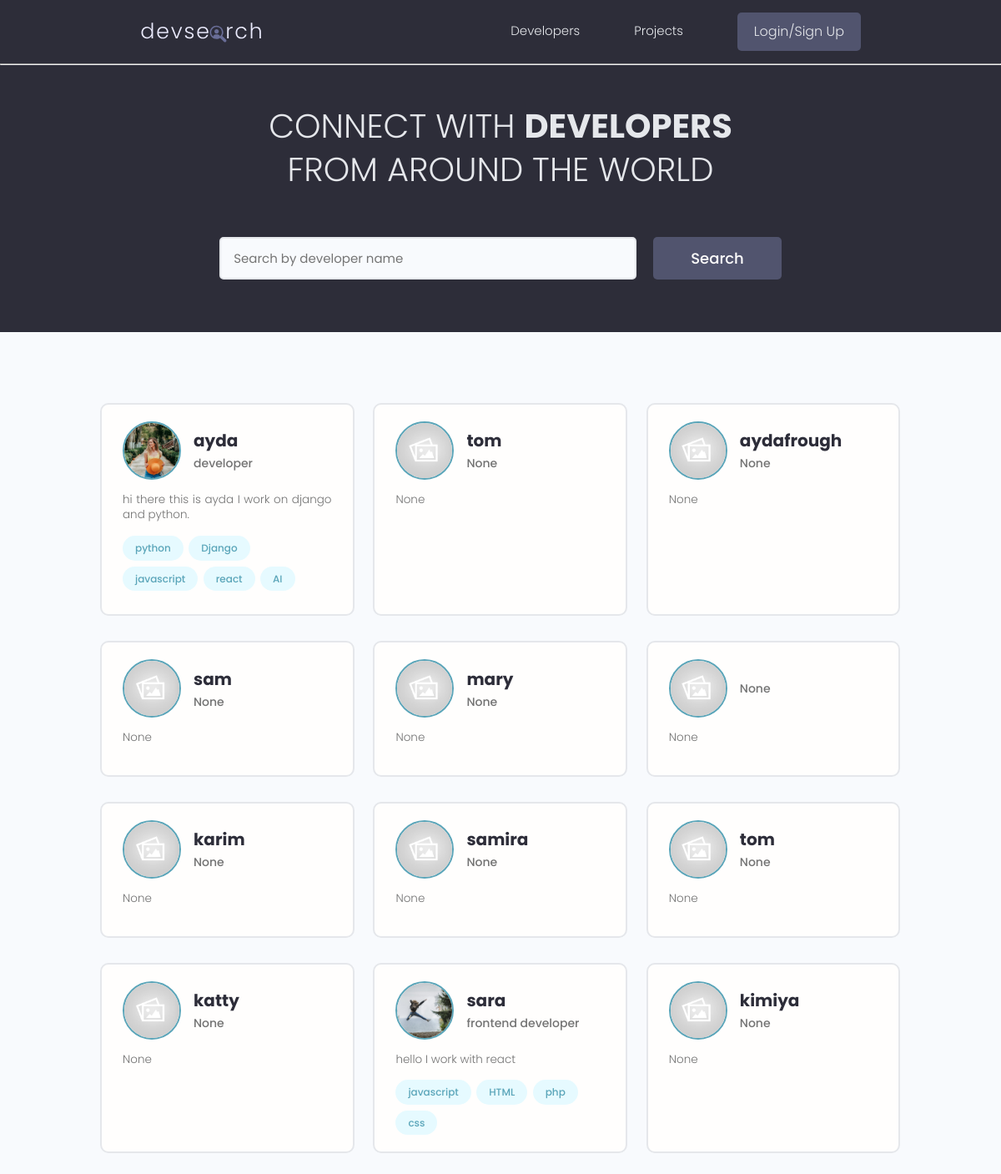
The page / on the database its author committed.
### users/models.py (models this page shows, shortened)
class Profile(models.Model):
    user=models.OneToOneField(User, on_delete=models.CASCADE, null=True, blank=True)
    name=models.CharField(max_length=200, blank=True, null=True)
    username=models.CharField(max_length=200, blank=True, null=True)
    location=models.CharField(max_length=200, blank=True, null=True)
    email=models.EmailField(max_length=500,blank=True, null=True)
    short_intro= models.CharField(max_length=200, blank=True, null=True)
    bio=  models.TextField(blank=True, null=True)
    profile_image= models.ImageField(null=True, blank=True,upload_to='profiles/', default='profiles/default.jpg')
    social_github =models.CharField(max_length=200,blank=True,null=True)
    social_linkedin =models.CharField(max_length=200,blank=True,null=True)
    social_youtube =models.CharField(max_length=200,blank=True,null=True)
    social_website =models.CharField(max_length=200,blank=True,null=True)
    created=models.DateTimeField(auto_now_add=True)
    id= models.UUIDField(default=uuid.uuid4 , unique=True, primary_key=True, editable=False)

class skills(models.Model):
    owner= models.ForeignKey(Profile, on_delete=models.CASCADE, null=True, blank=True)
    name=models.CharField(max_length = 200,null=True, blank=True)
    description=models.TextField(null=True,blank=True)
    created=models.DateTimeField(auto_now_add=True)
    id=models.UUIDField(default=uuid.uuid4, unique=True,primary_key=True,editable=False)

### users/views.py (the view)
# urls.py: path('',views.profiles, name="profiles"),
def profiles(request):
    profiles,search_query=searchProfiles(request)
    context={'profiles':profiles,'search_query':search_query}
    return render(request,'users/profiles.html', context)

### users/utils.py (called while the page is built)
def searchProfiles(request):
    search_query=''
    if request.GET.get('search_query'):
        search_query= request.GET.get('search_query')
    s=skills.objects.filter(name__icontains=search_query)
    profiles=Profile.objects.distinct().filter(Q(name__icontains=search_query)|
    Q(short_intro__icontains=search_query)|
    Q(skills__in=s))
    return profiles, search_query

### users/templates/users/profiles.html (shortened to what this page needs)
{% extends 'main.html' %}
{% block content %}
<main class="home">
    <section class="hero-section text-center">
      <div class="container container--narrow">
        <div class="hero-section__box">
          <h2>CONNECT WITH <span>DEVELOPERS</span></h2>
          <h2>FROM AROUND THE WORLD</h2>
        </div>
        <div class="hero-section__search">
          <form class="form" action="" method="get">
            <div class="form__field">
              <input class="input input--text" id="formInput#search" type="text" value="{{search_query}}" name="search_query"
                placeholder="Search by developer name" />
            </div>
            <input class="btn btn--sub btn--lg" type="submit" value="Search" />
          </form>
        </div>
      </div>
    </section>
    <section class="devlist">
      <div class="container">
        <div class="grid grid--three">
            {% for profile in profiles %}
          <div class="column card">
            <div class="dev">
              <a href="{% url 'user-profile'  profile.id %}" class="card__body">
                <div class="dev__profile">
                  <img class="avatar avatar--md" src="{{profile.profile_image.url}}" alt="image" />
                  <div class="dev__meta">
                    <h3>{{profile.name}}</h3>
                    <h5>{{profile.short_intro|slice:"60"}}</h5>
                  </div>
                </div>
                <p class="dev__info">
                  {{profile.bio|slice:"150"}}
                </p>
                <div class="dev__skills">
                    {% for skill in profile.skills_set.all|slice:"5" %}
                  <span class="tag tag--pill tag--main">
                    <small>{{skill.name}}</small>
                  </span>
                  {% endfor %}
                </div>
              </a>
            </div>
          </div>
          {% endfor %}
        </div>
      </div>
    </section>
  </main>
{% endblock content %}

### static/styles/app.css (style rules this page uses)
:root { --color-sub: #2d2d39; }
.btn--sub { background-color: var(--color-sub-light); }
.card { border: 2px solid var(--color-light); }
img { width: 100%; }
.hero-section { height: 40vh; display: flex; align-items: center; background-color: var(--color-sub); }
.hero-section__box { margin-bottom: 4rem; }
.hero-section__box > h2, .hero-section__box > h2 > span { font-size: 4rem; color: var(--color-light); line-height: 1.3; text-transform: uppercase; }
.hero-section__box > h2 { font-weight: 300; }
.hero-section__box > h2 > span { font-weight: 700; }
.hero-section__search > .form { display: flex; align-items: center; justify-content: center; gap: 2rem; }
.hero-section__search > .form input.input--text { width: 50rem; }
.devlist { margin-top: 8rem; }
.devlist .grid { align-items: stretch; }
.devlist .dev .dev__profile { display: flex; align-items: center; gap: 1.5rem; }
.devlist .dev .dev__meta h3 { color: var(--color-sub); font-size: 2rem; font-weight: 700; }
.devlist .dev .dev__meta h5 { color: var(--color-text); font-size: 1.4rem; font-weight: 500; }
.devlist .dev .dev__info { margin: 1.5rem 0; font-size: 1.35rem; line-height: 1.4; text-align: justify; }

### static/uikit/styles/modules/_variables.css (style rules this page uses)
:root { --color-main: #5aa5b9; --color-main-light: #e6faff; --color-sub: #3f4156; --color-sub-light: #51546e; --color-sub-lighter: #ededfd; --color-text: #737373; --color-gray: #8b8b8b; --color-light: #e5e7eb; --color-light-gray: #767676; --color-bg: #f8fafd; --color-white: #fffefd; --color-white-light: #f3f3f3; --color-success: #359e64; --color-success-bg: #def8e8; --color-error: #fc4b0b; --color-error-bg: #fff2ee; --font-base: 'Poppins', arial, helvetica, 'Segoe UI', roboto, ubuntu, sans-serif; --font-monospace: 'Fira Code', 'Courier New', courier, monospace; --font-regular: 300; --font-medium: 500; --font-bold: 700; --generic-shadow: 1px 1px 5px #00000010; --generic-transition: all 0.3s ease-in-out; }

### static/uikit/styles/modules/_base.css (style rules this page uses)
* { margin: 0; padding: 0; box-sizing: border-box; text-rendering: optimizeLegibility; color: inherit; font-size: inherit; }
html { font-size: 50%; }
@media only screen and (min-width: 480px) { html { font-size: 56.25%; } }
@media only screen and (min-width: 1200px) { html { font-size: 62.5%; } }
body { line-height: 1.6; font-weight: 400; font-size: 1.5rem; color: var(--color-text); background-color: var(--color-bg); min-height: 100vh; }

### static/uikit/styles/modules/_typography.css (style rules this page uses)
* { font-family: var(--font-base); }
h2 { font-size: 3.6rem; font-weight: var(--font-bold); }
h3 { font-size: 3.2rem; font-weight: var(--font-medium); }
h5 { font-size: 2.4rem; font-weight: var(--font-medium); }
h5, h6 { font-weight: var(--font-regular); }
p, span, strong { font-size: 1.6rem; color: var(--color-text); font-weight: var(--font-regular); }
a { padding-bottom: 2px; text-decoration: none; display: inline-block; color: var(--color-main); font-weight: var(--font-medium); }

### static/uikit/styles/modules/_utilities.css (style rules this page uses)
.container { width: 92%; max-width: 165rem; margin: 0 auto; box-sizing: border-box; }
.container--narrow { width: 92%; max-width: 120rem; }
@media screen and (min-width: 1000px) { .container { width: 90%; } }
@media screen and (min-width: 1000px) { .container--narrow { width: 85%; } }
@media screen and (min-width: 1200px) { .container { width: 80%; } }
@media screen and (min-width: 1200px) { .container--narrow { width: 72%; } }
.text-center { text-align: center; }

### static/uikit/styles/modules/_avatar.css (style rules this page uses)
.avatar { border-radius: 50%; border: 2px solid var(--color-main); object-fit: cover; }
.avatar--md { height: 7rem; width: 7rem; }

### static/uikit/styles/modules/_button.css (style rules this page uses)
.btn { display: inline-block; position: relative; cursor: pointer; background-color: var(--color-light); font-weight: var(--font-medium); color: var(--color-sub); text-decoration: none; padding: 1rem 2rem; border-radius: 0.5rem; border: none; width: -webkit-fit-content; width: -moz-fit-content; width: fit-content; height: -webkit-fit-content; height: -moz-fit-content; height: fit-content; font-size: 1.6rem; outline-width: 0; outline-color: transparent; -webkit-backface-visibility: hidden; backface-visibility: hidden; transition: all 0.3s ease-in-out; }
.btn--sub { background-color: var(--color-sub); color: var(--color-white); }
.btn--lg { font-size: 1.8rem; padding: 1.2rem 4.5rem; }

### static/uikit/styles/modules/_card.css (style rules this page uses)
.card { border-radius: 1rem; background-color: var(--color-white); border: 1.5px solid var(--color-light); width: auto; height: auto; margin-top: 0.5rem; margin-bottom: 0.5rem; overflow: hidden; }
.card__body, .card__header { padding: 2rem 2.5rem; }

### rows shown on the page
Profile: profile_image (picture), name "ayda", short_intro "developer", bio "hi there this is ayda I work on django and python."
skills: name "python"
skills: name "Django"
skills: name "javascript"
skills: name "react"
skills: name "AI"
Profile: profile_image (placeholder picture), name "tom", short_intro "None", bio "None"
Profile: profile_image (placeholder picture), name "aydafrough", short_intro "None", bio "None"
Profile: profile_image (placeholder picture), name "sam", short_intro "None", bio "None"
Profile: profile_image (placeholder picture), name "mary", short_intro "None", bio "None"
Profile: profile_image (placeholder picture), short_intro "None", bio "None"
Profile: profile_image (placeholder picture), name "karim", short_intro "None", bio "None"
Profile: profile_image (placeholder picture), name "samira", short_intro "None", bio "None"
Profile: profile_image (placeholder picture), name "tom", short_intro "None", bio "None"
Profile: profile_image (placeholder picture), name "katty", short_intro "None", bio "None"
Profile: profile_image (picture), name "sara", short_intro "frontend developer", bio "hello I work with react"
skills: name "javascript"
skills: name "HTML"
skills: name "php"
skills: name "css"
Profile: profile_image (placeholder picture), name "kimiya", short_intro "None", bio "None"
